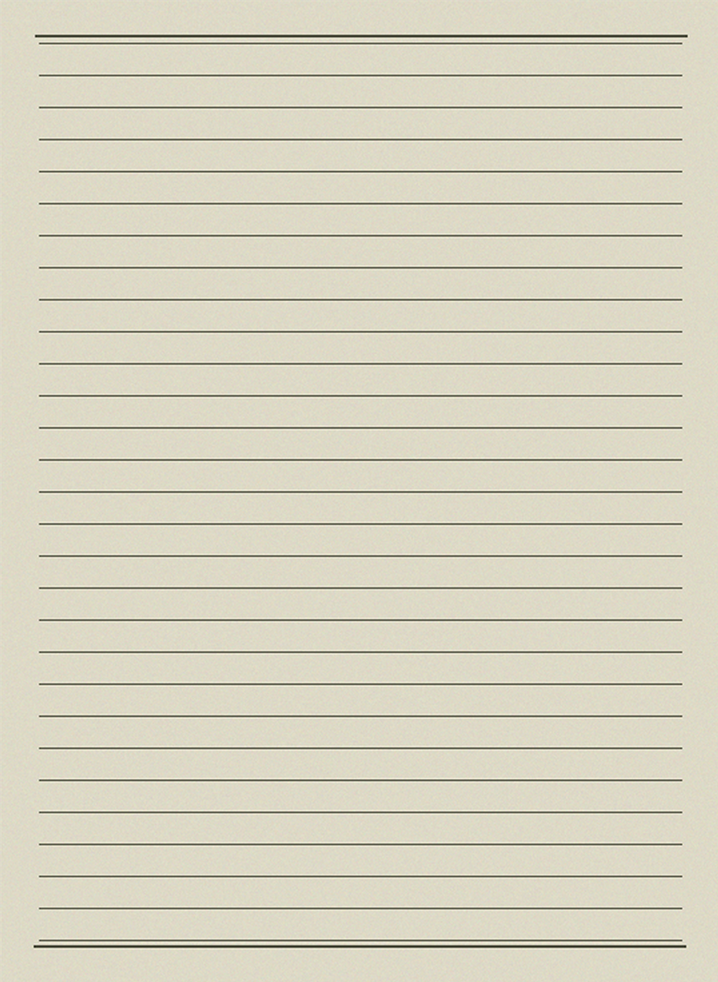
#> input picture src/background.png, 718 x 982 px, shrunk from 1078 x 1474 before the run
$ python handwriting.py
#> lines starting #> are read from the running program, lines starting #| are printed output that depends on the picture
import random
from PIL import ImageFont
from PIL import Image
from PIL import ImageDraw
import config

def get_pos(i, j, bias=4):
    return 70 + random.random() * bias / 2 + 25 * j, 83 + random.random() * bias + i * 48

def draw_word(txt_path='./test.txt', ttf_path="./src/font.TTF", save_path="./result/", offset_size=4, num_cols=1, title=None):
#> called with txt_path = './text/fyfn.txt', ttf_path = './src/font.TTF', save_path = './result/', offset_size = 4, num_cols = 2, title = '风与飞鸟'
    font = ImageFont.truetype(ttf_path, 25)
    with open(txt_path, 'r', encoding='utf-8') as f:
#> (reads text/fyfn.txt from the repository)
        string = f.read()
    length = len(string)

    rows = 28
    cols = (38-num_cols+1)//num_cols
    page = 1

    idx = 0
    while idx < length:
        with Image.open('./src/background.png') as img:
#> img is the input picture: PIL image 718x982 RGBA; mean R, G, B, A 215, 211.2, 192.3, 254.9
            draw = ImageDraw.Draw(img)
            if page == 1 and title is not None:
                title_len = len(title)
                start_idx = 19-title_len//2
                for j, ch in enumerate(title):
                    draw.text(get_pos(0, j+start_idx, offset_size), ch, (0,0,0), font=font)

            for num_col in range(num_cols):
                if idx >= length:
                    break
                for row in range(rows):
                    if page == 1 and row < 2 and title is not None:
                        continue
                    if idx >= length:
                        break
                    for col in range(cols):
                        if idx >= length:
                            break
                        ch = string[idx]
                        idx += 1
                        if ch == ' ' or ch==' ':
                            continue
                        if ch == '\n':
                            if row==0 and col==0 and idx < length-1:
                                idx += 1
                            else:
                                break
                        i, j = row, num_col * (cols+1) + col
                        pos = get_pos(i, j, offset_size)
                        draw.text(pos, ch, (0,0,0), font=font)
#> after the loop, idx = 367
            if title is None:
                img.save(save_path + str(page)+'.png')
            else:
                img.save(save_path + title + "_" + str(page)+'.png')
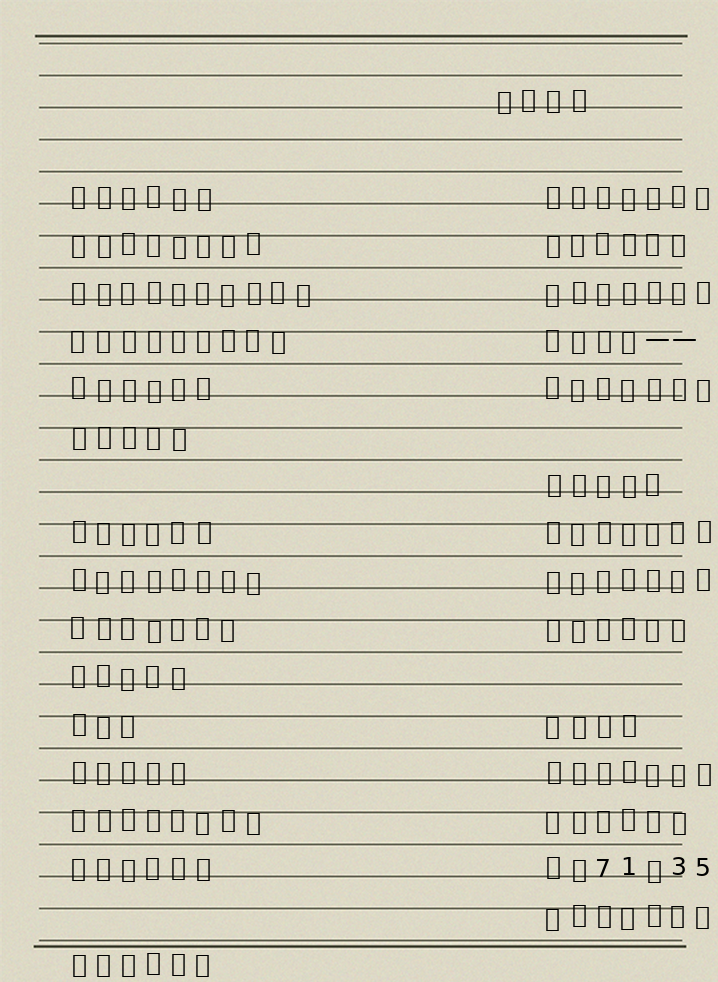
#> saved as 风与飞鸟_1.png: PIL image 718x982 RGBA; mean R, G, B, A 210.3, 206.6, 188.1, 254.9; transparent parts drawn white
        page += 1


if __name__ == "__main__":
    offset_size = config.offset_size  # 随机便宜量
    txt_path = config.text_dir + config.text_name
    ttf_path = config.ttf_path
    save_path = config.result_dir
    draw_word(txt_path, ttf_path, save_path,offset_size, num_cols=config.cols, title=config.title_name)
    print("success!")
